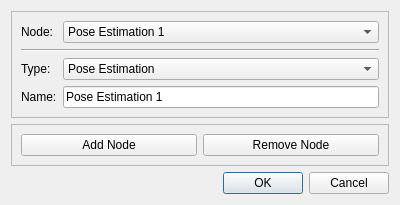
<?xml version="1.0" encoding="UTF-8"?>
<ui version="4.0">
 <class>CameraConfigurationDialog</class>
 <widget class="QDialog" name="CameraConfigurationDialog">
  <property name="geometry">
   <rect>
    <x>0</x>
    <y>0</y>
    <width>400</width>
    <height>205</height>
   </rect>
  </property>
  <property name="windowTitle">
   <string>Dialog</string>
  </property>
  <layout class="QVBoxLayout" name="verticalLayout">
   <item>
    <widget class="QFrame" name="frame">
     <property name="frameShape">
      <enum>QFrame::StyledPanel</enum>
     </property>
     <property name="frameShadow">
      <enum>QFrame::Raised</enum>
     </property>
     <layout class="QFormLayout" name="formLayout">
      <item row="0" column="0">
       <widget class="QLabel" name="label_4">
        <property name="text">
         <string>Node:</string>
        </property>
       </widget>
      </item>
      <item row="0" column="1">
       <widget class="QComboBox" name="dpd_camera">
        <item>
         <property name="text">
          <string>Pose Estimation 1</string>
         </property>
        </item>
        <item>
         <property name="text">
          <string>Welfare Analysis 1</string>
         </property>
        </item>
       </widget>
      </item>
      <item row="1" column="0" colspan="2">
       <widget class="Line" name="line">
        <property name="orientation">
         <enum>Qt::Horizontal</enum>
        </property>
       </widget>
      </item>
      <item row="2" column="0">
       <widget class="QLabel" name="label_2">
        <property name="text">
         <string>Type:</string>
        </property>
       </widget>
      </item>
      <item row="2" column="1">
       <widget class="QComboBox" name="comboBox">
        <item>
         <property name="text">
          <string>Pose Estimation</string>
         </property>
        </item>
        <item>
         <property name="text">
          <string>Welfare Analysis</string>
         </property>
        </item>
       </widget>
      </item>
      <item row="3" column="0">
       <widget class="QLabel" name="label">
        <property name="text">
         <string>Name:</string>
        </property>
       </widget>
      </item>
      <item row="3" column="1">
       <widget class="QLineEdit" name="lineEdit">
        <property name="text">
         <string>Pose Estimation 1</string>
        </property>
       </widget>
      </item>
     </layout>
    </widget>
   </item>
   <item>
    <widget class="QFrame" name="frame_3">
     <property name="sizePolicy">
      <sizepolicy hsizetype="Preferred" vsizetype="Maximum">
       <horstretch>0</horstretch>
       <verstretch>0</verstretch>
      </sizepolicy>
     </property>
     <property name="frameShape">
      <enum>QFrame::StyledPanel</enum>
     </property>
     <property name="frameShadow">
      <enum>QFrame::Raised</enum>
     </property>
     <layout class="QHBoxLayout" name="horizontalLayout_2">
      <item>
       <widget class="QPushButton" name="btn_add_camera">
        <property name="text">
         <string>Add Node</string>
        </property>
       </widget>
      </item>
      <item>
       <widget class="QPushButton" name="btn_remove_camera">
        <property name="text">
         <string>Remove Node</string>
        </property>
       </widget>
      </item>
     </layout>
    </widget>
   </item>
   <item>
    <widget class="QDialogButtonBox" name="buttonBox">
     <property name="orientation">
      <enum>Qt::Horizontal</enum>
     </property>
     <property name="standardButtons">
      <set>QDialogButtonBox::Cancel|QDialogButtonBox::Ok</set>
     </property>
    </widget>
   </item>
  </layout>
 </widget>
 <resources/>
 <connections>
  <connection>
   <sender>buttonBox</sender>
   <signal>accepted()</signal>
   <receiver>CameraConfigurationDialog</receiver>
   <slot>accept()</slot>
   <hints>
    <hint type="sourcelabel">
     <x>248</x>
     <y>254</y>
    </hint>
    <hint type="destinationlabel">
     <x>157</x>
     <y>274</y>
    </hint>
   </hints>
  </connection>
  <connection>
   <sender>buttonBox</sender>
   <signal>rejected()</signal>
   <receiver>CameraConfigurationDialog</receiver>
   <slot>reject()</slot>
   <hints>
    <hint type="sourcelabel">
     <x>316</x>
     <y>260</y>
    </hint>
    <hint type="destinationlabel">
     <x>286</x>
     <y>274</y>
    </hint>
   </hints>
  </connection>
 </connections>
</ui>
